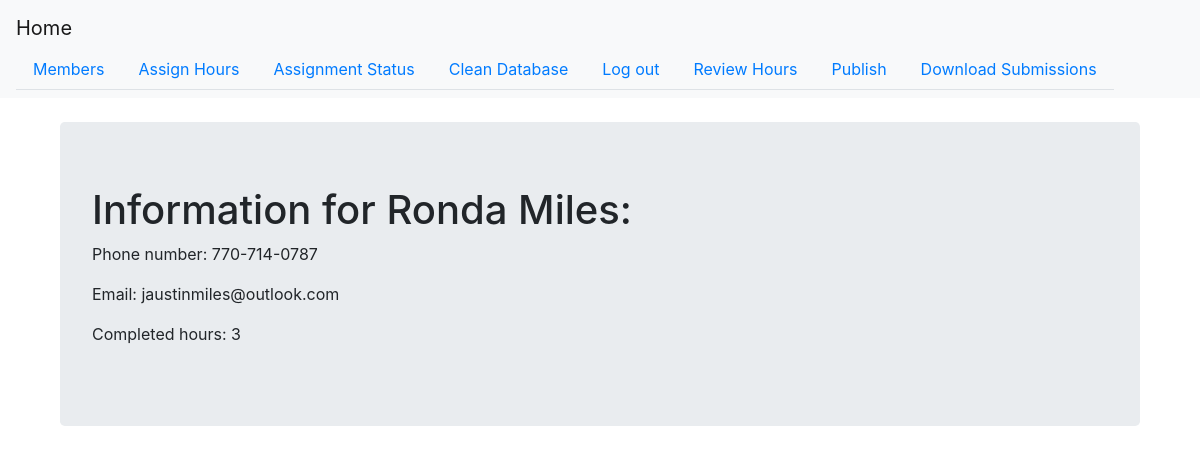
Before: /member/2 (signed in) with the older database file.
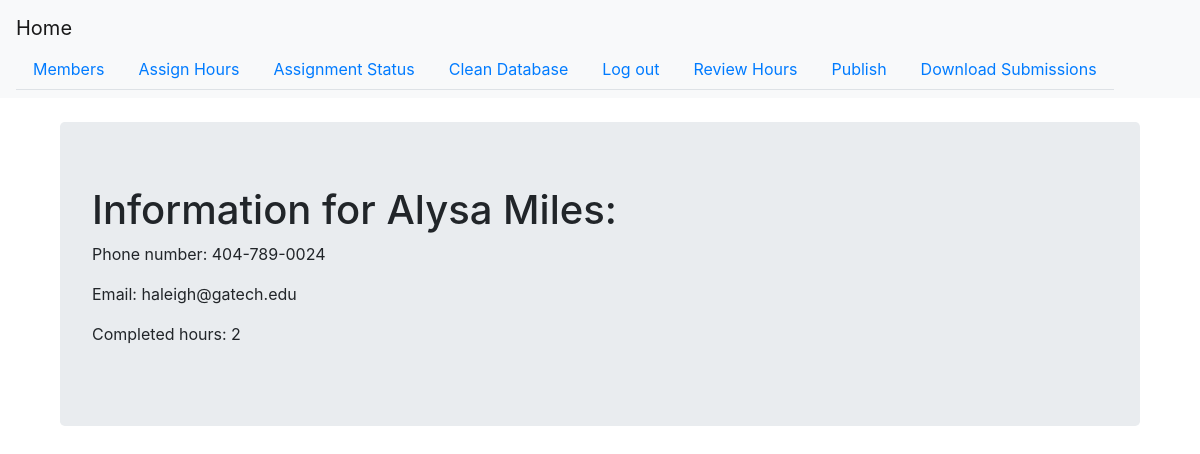
After: the same page with the newer database file.
### app.py (models this page shows, shortened)
class Member(db.Model):
    id = db.Column(db.Integer, primary_key=True)
    first = db.Column(db.Text)
    last = db.Column(db.Text)
    phone = db.Column(db.Text)
    email = db.Column(db.Text)
    status = db.Column(db.Text)
    active = db.Column(db.Boolean)
    hours = db.Column(db.Integer)
    assigned = db.Column(db.Boolean)
    skips = db.Column(db.Integer)

### app.py (the view)
@app.route('/member/<identifier>')
@login_required
def member_page(identifier):
    member = Member.query.get(identifier)
    return render_template('member_page.html', member=member)

### app.py (called while the page is built)
@login_manager.user_loader
def load_user(user_id):
    return User.query.get(user_id)

### templates/member_page.html
{% extends "base.html" %}
{% block content %}
    <br>
    <div class="jumbotron" style="margin-right: 5%; margin-left: 5%">
        <h1>Information for {{ member.first + ' ' + member.last}}:</h1>
        <p>Phone number: {{ member.phone }}</p>
        <p>Email: {{ member.email }}</p>
        <p>Completed hours: {{ member.hours }}</p>
    </div>
{% endblock %}

Changed rows visible on the page:
changed Member: first+last "Ronda Miles" → "Alysa Miles"; phone "770-714-0787" → "404-789-0024"; email "jaustinmiles@outlook.com" → "haleigh@gatech.edu"; hours "3" → "2"
